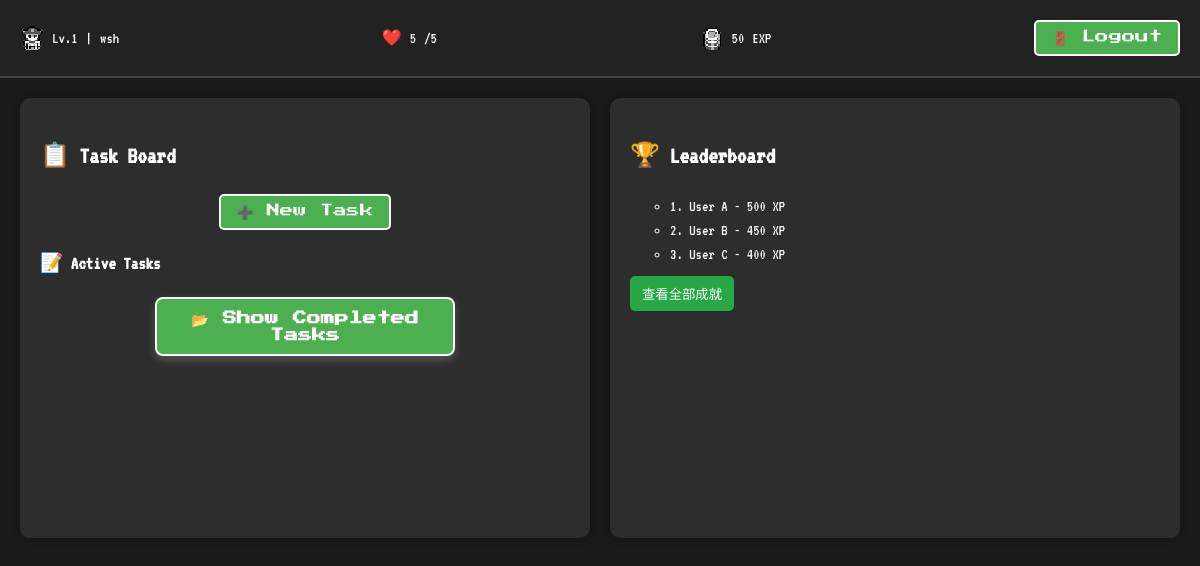
The page /dashboard/ (signed in) on the database as committed earlier.
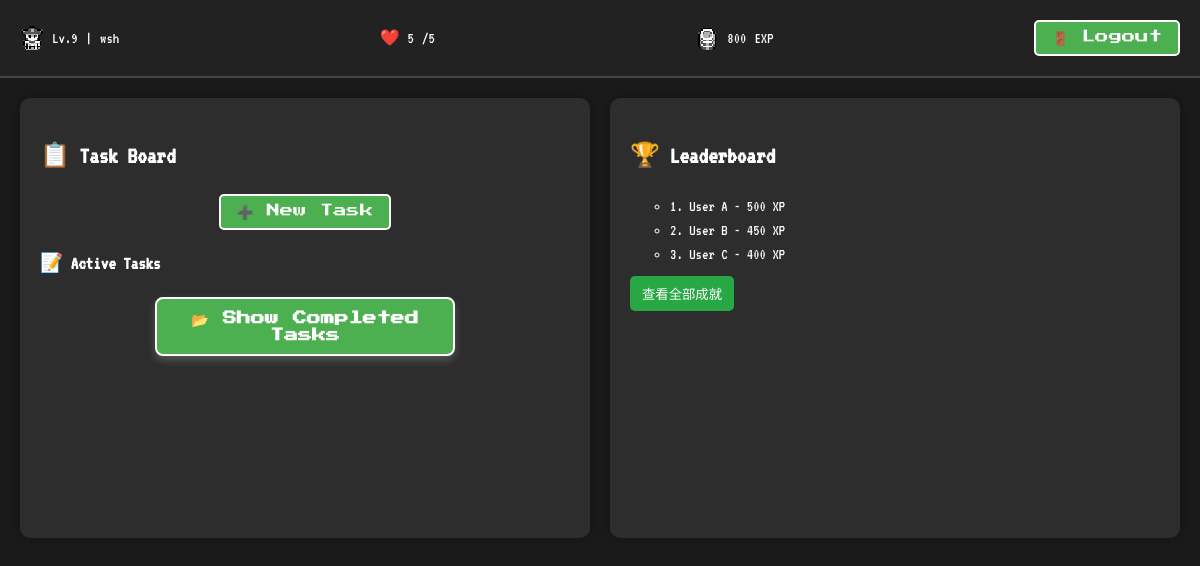
The same page on the database as committed later.
### timehero/models.py (models this page shows, shortened)
class User(AbstractUser):
    level = models.IntegerField(default=1)
    exp = models.IntegerField(default=0)
    hp = models.IntegerField(default=5)
    achievements = models.ManyToManyField('Achievement', through='AchievementProgress')
    groups = models.ManyToManyField(Group,
                                    verbose_name='groups',
                                    blank=True,
                                    help_text='The groups this user belongs to. A user will get all permissions granted to each of their groups.',
                                    related_name="timehero_user_groups",
                                    related_query_name="user",)
    user_permissions = models.ManyToManyField(Permission,
                                    verbose_name='user permissions',
                                    blank=True,
                                    help_text='Specific permissions for this user.',
                                    related_name="timehero_user_permissions",
                                    related_query_name="user",)
    security_question = models.CharField(max_length=255, blank=True)
    security_answer = models.CharField(max_length=255, blank=True)
    email = models.EmailField(unique=True)
    security_answer_attempts = models.IntegerField(default=0)
    is_locked = models.BooleanField(default=False)
    last_attempt_time = models.DateTimeField(null=True, blank=True)

### timehero/views.py (the view)
# urls.py: path("dashboard/", dashboard_view, name="dashboard"),
@login_required  # 确保用户必须登录才能访问
def dashboard_view(request):
    tasks = Task.objects.filter(user=request.user)  # 获取当前用户的任务
    tasks = process_tasks_for_dashboard(tasks)
    return render(request, "dashboard.html")

### timehero/services.py (called while the page is built)
def process_tasks_for_dashboard(tasks):
    for task in tasks:
        task.tags_list = (
            [tag.strip() for tag in task.tags.split(",")] if task.tags else []
        )
        task.checklist_items = (
            [item.strip() for item in task.checklist.split("\n")]
            if task.checklist
            else []
        )
        task.notes_content = task.notes.strip() if task.notes else ""
    return tasks

### timehero/templates/dashboard.html (shortened to what this page needs)
{% load static %}
<!DOCTYPE html>
<html lang="en">
<head>
    <link rel="stylesheet" href="{% static 'css/pixel.css' %}">
    <link rel="stylesheet" href="{% static 'css/dashboard.css' %}">
    <link rel="stylesheet" href="https://cdn.jsdelivr.net/npm/flatpickr/dist/flatpickr.min.css">
</head>
<body>
    <div class="status-bar">
        <div class="status-item">
            <img src="{% static 'sprites/hero.png' %}" class="pixel-icon">
            <span id="level">Lv.{{ user.level }}</span> | <span>{{ user.username }}</span>
        </div>
        <div class="status-item">
            ❤️ <span id="hp">{{ user.hp }}</span>/5
        </div>
        <div class="status-item">
            <img src="{% static 'sprites/coins.png' %}" class="pixel-icon">
            <span id="exp">{{ user.exp }}</span> EXP
        </div>
        <div class="status-item logout">
            <form action="{% url 'logout' %}?next={% url 'index' %}" method="post">
                <button type="submit" class="pixel-btn logout-btn">🚪 Logout</button>
            </form>
        </div>
    </div>
    <div class="main-content flex">
        <div class="task-board" id="task-board">
            <h2 class="pixel-title">📋 Task Board</h2>
            <button class="pixel-btn" onclick="openTaskModal()">➕ New Task</button>
            <div class="task-list-container">
                <div id="active-tasks">
                    <h3>📝 Active Tasks</h3>
                </div>
                <button class="pixel-btn toggle-completed-btn" onclick="toggleCompletedTasks()">📂 Show Completed
                    Tasks</button>
            </div>
        </div>
        <div id="leaderboard-container" class="task-board">
            <h2 class="pixel-title">🏆 Leaderboard</h2>
            <ul class="leaderboard">
                <ul>
                    <li>1. User A - 500 XP</li>
                    <li>2. User B - 450 XP</li>
                    <li>3. User C - 400 XP</li>
                </ul>
                <button class="achievements-button">查看全部成就</button>
        </div>
    </div>
</body>
</html>

### timehero/static/css/pixel.css (style rules this page uses)
body { background: #f4f0f0; color: #8bc34a; font-family: 'Press Start 2P', cursive; font-size: 16px; line-height: 1.5; display: flex; flex-direction: column; justify-content: center; align-items: center; height: 100vh; margin: 0; }
.pixel-btn,.complete-task-btn, .toggle-completed-btn { display: block; margin: 10px auto; text-decoration: none; text-align: center; color: white; background-color: #4CAF50; border: 2px solid #fff; border-radius: 5px; padding: 8px 16px; font-family: 'Press Start 2P', cursive; }
.pixel-icon { width: 24px; height: 24px; image-rendering: pixelated; }

### timehero/static/css/dashboard.css (style rules this page uses)
body { display: block; background: #1a1a1a; color: white; font-family: 'VT323', monospace; font-size: 16px; margin: 0; padding: 0; }
.status-bar { display: flex; justify-content: space-between; align-items: center; background: #222; padding: 10px 20px; font-size: 16px; width: 100%; border-bottom: 2px solid #444; box-sizing: border-box; overflow: hidden; }
.status-item { display: flex; align-items: center; gap: 8px; }
.main-content { display: flex; justify-content: space-between; align-items: flex-start; flex: 1; padding: 20px; gap: 20px; overflow: auto; }
#task-board, #leaderboard-container { flex: 1; padding: 20px; background: #2d2d2d; border-radius: 10px; box-shadow: 0 0 10px rgba(0, 0, 0, 0.3); min-height: 400px; }
.leaderboard { list-style: none; padding-left: 0; }
.task-list-container { margin-top: 20px; }
.complete-task-btn, .toggle-completed-btn { width: 90%; max-width: 300px; padding: 12px; font-size: 14px; color: white; background-color: #4CAF50; border: 2px solid #fff; font-weight: bold; border-radius: 8px; cursor: pointer; text-align: center; display: flex; justify-content: center; align-items: center; margin: 10px auto; box-shadow: 0px 4px 8px rgba(255, 255, 255, 0.2); }
.achievements-button { align-self: flex-end; margin-top: 10px; padding: 8px 12px; background: #28a745; color: white; border: none; border-radius: 5px; cursor: pointer; }

Rows that differ between the two databases and show on the page:
changed User "wsh": level "1" → "9"; exp "50" → "800"
